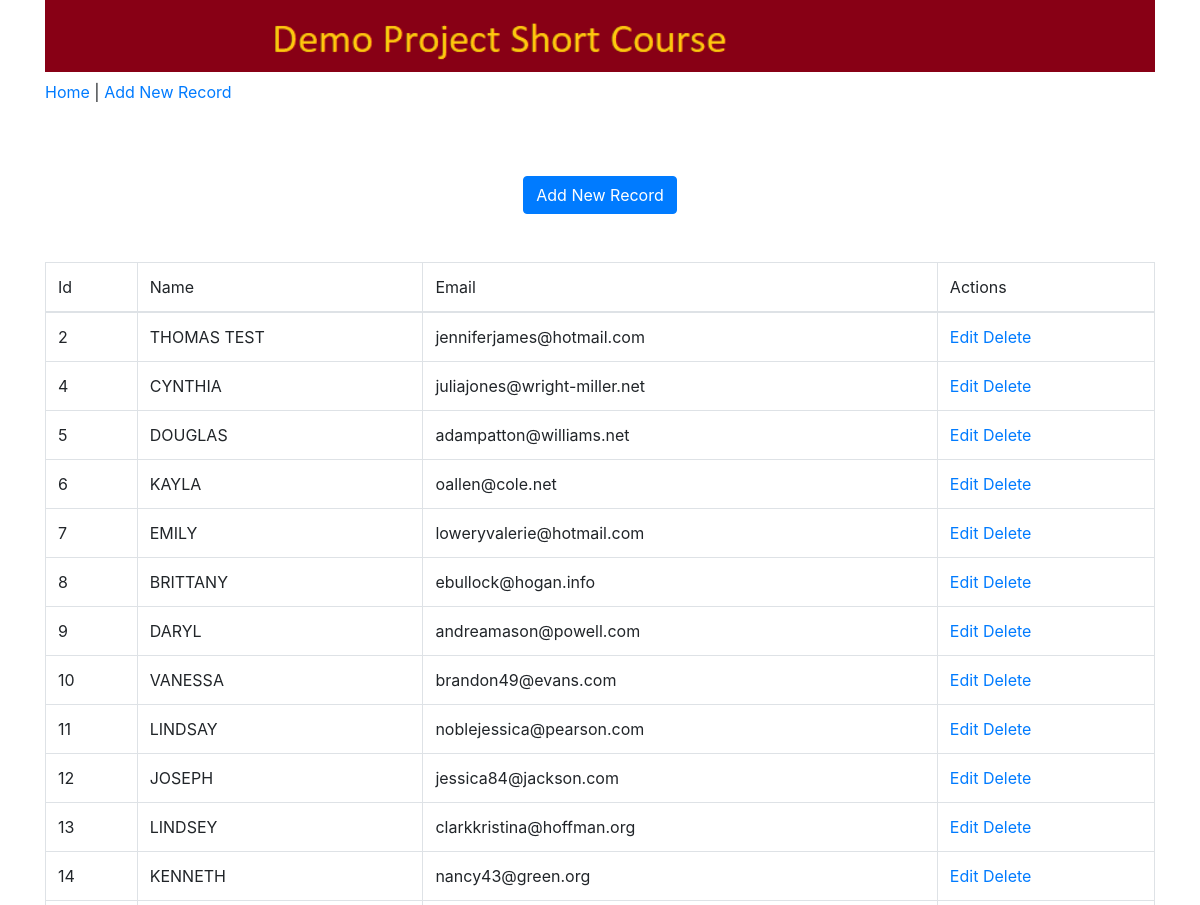
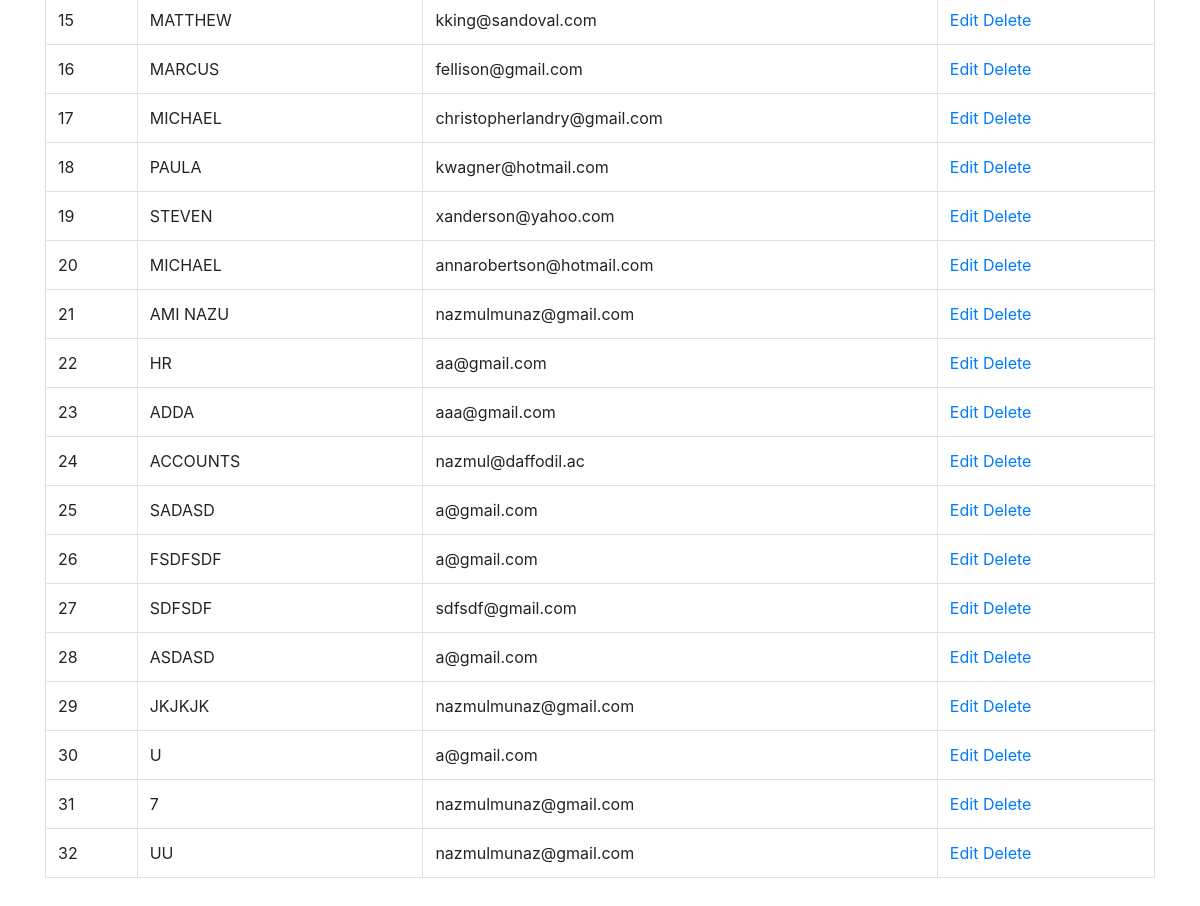
The page / on the database its author committed (2 pictures, top to bottom).
### less4App/models.py (models this page shows, shortened)
class Employee(models.Model):
    id = models.AutoField(primary_key=True)
    name = models.CharField("Employee Name", max_length=100)
    email = models.EmailField("Email Address", max_length=100)
    dob = models.DateTimeField("Date of Birth",help_text="Format: yyyy/mm/dd")
    salary = models.FloatField("Monthly Salary")
    class Meta:
        db_table = "employees"

### less4App/views.py (the view)
# urls.py: path('', views.index,name="index"),
def index(request):
    emp = Employee.objects.all()
    context = {'title': 'Welcome', 'employees': emp}
    return render(request, 'index.html', context)

### templates/index.html (shortened to what this page needs)
{% extends 'base.html' %}
{% block content %}
    <div class="">
      <br>
      <center><a href="/create" class="btn btn-primary">Add New Record</a></center>
      <br><br>
    </div>
    <table class="table table-bordered" id="emptable" data-page-length='5'>
      <thead class="thead-dark">
        <tr>
          <td>Id</td>
          <td>Name</td>
          <td>Email</td>
          <td>Actions</td>
        </tr>
      </thead>
      <tbody>
        {% for emp in employees %}
        <tr>
          <td>{{emp.id}}</td>
          <td>{{emp.name | upper }}</td>
          <td>{{emp.email}}</td>
          <td>
                <a href="/edit/{{ emp.id }}">Edit</a>
                <a href="/delete/{{ emp.id }}">Delete</a>
          </td>
        </tr>
        {% endfor %}
      </tbody>
    </table>
<br>
{% endblock %}

### templates/base.html (shortened to what this page needs)
{% load staticfiles %}
<!DOCTYPE html>
<html lang="en">
  <head>
   <link rel="stylesheet" href="https://stackpath.bootstrapcdn.com/bootstrap/4.3.1/css/bootstrap.min.css">
  <link rel="stylesheet" type="text/css" href="https://cdn.datatables.net/v/bs4-4.1.1/dt-1.10.18/datatables.min.css"/>
  <link href="https://cdnjs.cloudflare.com/ajax/libs/bootstrap-datepicker/1.7.1/css/bootstrap-datepicker.min.css" rel="stylesheet"/>
  </head>
<body>
  <header>
    <div class="container">
      <div class="row">
        <div class="col-sm-12">
          <h1>
            <a href="">
              <img src="{% static 'images/logo.png' %}" alt="No Image" class="logo" width=100%>
            </a>
          </h1>
        </div>
      </div>
    </div>
  </header>
  <nav class="menu">
    <div class="container">
      <a href="/">Home</a> |
      <a href="/create">Add New Record</a>
    </div>
  </nav>
  <br><br>
  <main>
    <div class="container">
      {% block content %}{% endblock %}
    </div>
  </main>
</body>
</html>

### rows shown on the page
Employee: id "2", name "THOMAS TEST", email "jenniferjames@hotmail.com"
Employee: id "4", name "CYNTHIA", email "juliajones@wright-miller.net"
Employee: id "5", name "DOUGLAS", email "adampatton@williams.net"
Employee: id "6", name "KAYLA", email "oallen@cole.net"
Employee: id "7", name "EMILY", email "loweryvalerie@hotmail.com"
Employee: id "8", name "BRITTANY", email "ebullock@hogan.info"
Employee: id "9", name "DARYL", email "andreamason@powell.com"
Employee: id "10", name "VANESSA", email "brandon49@evans.com"
Employee: id "11", name "LINDSAY", email "noblejessica@pearson.com"
Employee: id "12", name "JOSEPH", email "jessica84@jackson.com"
Employee: id "13", name "LINDSEY", email "clarkkristina@hoffman.org"
Employee: id "14", name "KENNETH", email "nancy43@green.org"
Employee: id "15", name "MATTHEW", email "kking@sandoval.com"
Employee: id "16", name "MARCUS", email "fellison@gmail.com"
Employee: id "17", name "MICHAEL", email "christopherlandry@gmail.com"
Employee: id "18", name "PAULA", email "kwagner@hotmail.com"
Employee: id "19", name "STEVEN", email "xanderson@yahoo.com"
Employee: id "20", name "MICHAEL", email "annarobertson@hotmail.com"
Employee: id "21", name "AMI NAZU", email "nazmulmunaz@gmail.com"
Employee: id "22", name "HR", email "aa@gmail.com"
Employee: id "23", name "ADDA", email "aaa@gmail.com"
Employee: id "24", name "ACCOUNTS", email "nazmul@daffodil.ac"
Employee: id "25", name "SADASD", email "a@gmail.com"
Employee: id "26", name "FSDFSDF", email "a@gmail.com"
Employee: id "27", name "SDFSDF", email "sdfsdf@gmail.com"
Employee: id "28", name "ASDASD", email "a@gmail.com"
Employee: id "29", name "JKJKJK", email "nazmulmunaz@gmail.com"
Employee: id "30", name "U", email "a@gmail.com"
Employee: id "31", name "7", email "nazmulmunaz@gmail.com"
Employee: id "32", name "UU", email "nazmulmunaz@gmail.com"
